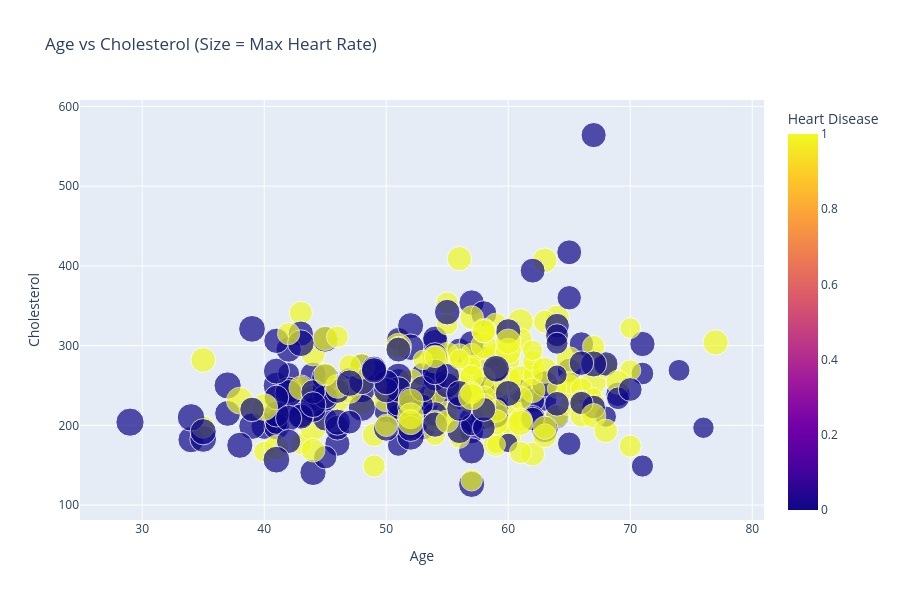

Source (notebook cell):
### Code cell
# Age vs Cholesterol interactive plot
fig = px.scatter(
    df, x='age', y='chol',
    color='target', size='thalach',
    hover_data=['sex', 'cp', 'trestbps', 'oldpeak'],
    color_discrete_map={0: PALETTE[0], 1: PALETTE[1]},
    title='Age vs Cholesterol (Size = Max Heart Rate)',
    labels={'target': 'Heart Disease', 'chol': 'Cholesterol', 'age': 'Age'}
)
fig.update_layout(height=600)
fig.show()

### Figure 1 — Plotly figure (JSON) as saved in the notebook; plotly's stock layout.template omitted (floating-point values rounded to 4 significant figures; data arrays with more than 128 entries replaced by an {"elided": "..."} marker saying what was removed)
{"data": [{"customdata": {"elided": "303x4 float values"}, "hovertemplate": "Age=%{x}<br>Cholesterol=%{y}<br>thalach=%{marker.size}<br>sex=%{customdata[0]}<br>cp=%{customdata[1]}<br>trestbps=%{customdata[2]}<br>oldpeak=%{customdata[3]}<br>Heart Disease=%{marker.color}<extra></extra>", "legendgroup": "", "marker": {"color": {"elided": "303 int values"}, "coloraxis": "coloraxis", "size": {"elided": "303 float values"}, "sizemode": "area", "sizeref": 0.505, "symbol": "circle"}, "mode": "markers", "name": "", "orientation": "v", "showlegend": false, "type": "scatter", "x": {"elided": "303 float values"}, "xaxis": "x", "y": {"elided": "303 float values"}, "yaxis": "y"}], "layout": {"coloraxis": {"colorbar": {"title": {"text": "Heart Disease"}}, "colorscale": [[0, "#0d0887"], [0.1111, "#46039f"], [0.2222, "#7201a8"], [0.3333, "#9c179e"], [0.4444, "#bd3786"], [0.5556, "#d8576b"], [0.6667, "#ed7953"], [0.7778, "#fb9f3a"], [0.8889, "#fdca26"], [1, "#f0f921"]]}, "height": 600, "legend": {"itemsizing": "constant", "tracegroupgap": 0}, "title": {"text": "Age vs Cholesterol (Size = Max Heart Rate)"}, "xaxis": {"anchor": "y", "domain": [0, 1], "title": {"text": "Age"}}, "yaxis": {"anchor": "x", "domain": [0, 1], "title": {"text": "Cholesterol"}}}}
